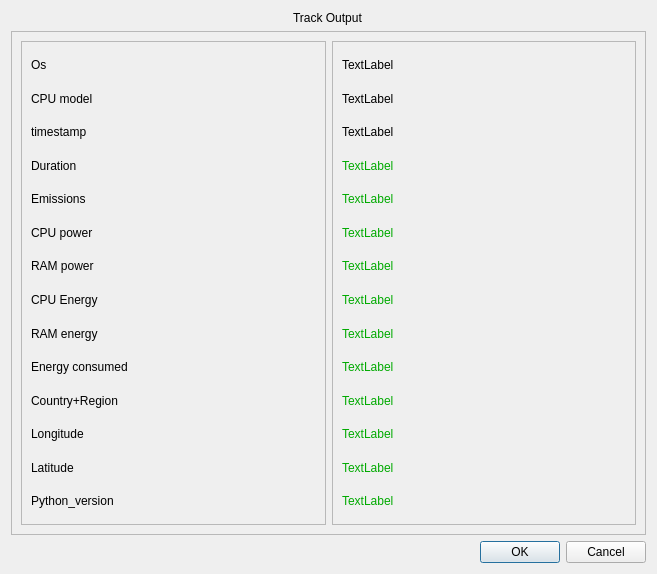
<?xml version="1.0" encoding="UTF-8"?>
<ui version="4.0">
 <class>Dialog</class>
 <widget class="QDialog" name="Dialog">
  <property name="geometry">
   <rect>
    <x>0</x>
    <y>0</y>
    <width>657</width>
    <height>574</height>
   </rect>
  </property>
  <property name="windowTitle">
   <string>Dialog</string>
  </property>
  <layout class="QVBoxLayout" name="verticalLayout">
   <item alignment="Qt::AlignHCenter">
    <widget class="QLabel" name="label">
     <property name="styleSheet">
      <string notr="true">font: 14pt &quot;Ubuntu&quot;;</string>
     </property>
     <property name="text">
      <string>Track Output</string>
     </property>
    </widget>
   </item>
   <item>
    <widget class="QFrame" name="frame">
     <property name="sizePolicy">
      <sizepolicy hsizetype="Preferred" vsizetype="Expanding">
       <horstretch>0</horstretch>
       <verstretch>0</verstretch>
      </sizepolicy>
     </property>
     <property name="frameShape">
      <enum>QFrame::StyledPanel</enum>
     </property>
     <property name="frameShadow">
      <enum>QFrame::Raised</enum>
     </property>
     <layout class="QHBoxLayout" name="horizontalLayout">
      <item>
       <widget class="QFrame" name="frame_2">
        <property name="frameShape">
         <enum>QFrame::StyledPanel</enum>
        </property>
        <property name="frameShadow">
         <enum>QFrame::Raised</enum>
        </property>
        <layout class="QVBoxLayout" name="verticalLayout_2">
         <item>
          <widget class="QLabel" name="label_2">
           <property name="text">
            <string>Os</string>
           </property>
          </widget>
         </item>
         <item>
          <widget class="QLabel" name="label_28">
           <property name="text">
            <string>CPU model</string>
           </property>
          </widget>
         </item>
         <item>
          <widget class="QLabel" name="label_10">
           <property name="text">
            <string>timestamp</string>
           </property>
          </widget>
         </item>
         <item>
          <widget class="QLabel" name="label_3">
           <property name="text">
            <string>Duration</string>
           </property>
          </widget>
         </item>
         <item>
          <widget class="QLabel" name="label_4">
           <property name="text">
            <string>Emissions</string>
           </property>
          </widget>
         </item>
         <item>
          <widget class="QLabel" name="label_9">
           <property name="text">
            <string>CPU power</string>
           </property>
          </widget>
         </item>
         <item>
          <widget class="QLabel" name="label_5">
           <property name="text">
            <string>RAM power</string>
           </property>
          </widget>
         </item>
         <item>
          <widget class="QLabel" name="label_6">
           <property name="text">
            <string>CPU Energy</string>
           </property>
          </widget>
         </item>
         <item>
          <widget class="QLabel" name="label_7">
           <property name="text">
            <string>RAM energy</string>
           </property>
          </widget>
         </item>
         <item>
          <widget class="QLabel" name="label_8">
           <property name="text">
            <string>Energy consumed</string>
           </property>
          </widget>
         </item>
         <item>
          <widget class="QLabel" name="label_11">
           <property name="text">
            <string>Country+Region</string>
           </property>
          </widget>
         </item>
         <item>
          <widget class="QLabel" name="label_13">
           <property name="text">
            <string>Longitude</string>
           </property>
          </widget>
         </item>
         <item>
          <widget class="QLabel" name="label_14">
           <property name="text">
            <string>Latitude</string>
           </property>
          </widget>
         </item>
         <item>
          <widget class="QLabel" name="label_12">
           <property name="text">
            <string>Python_version</string>
           </property>
          </widget>
         </item>
        </layout>
       </widget>
      </item>
      <item>
       <widget class="QFrame" name="frame_3">
        <property name="frameShape">
         <enum>QFrame::StyledPanel</enum>
        </property>
        <property name="frameShadow">
         <enum>QFrame::Raised</enum>
        </property>
        <layout class="QVBoxLayout" name="verticalLayout_3">
         <item>
          <widget class="QLabel" name="oss">
           <property name="styleSheet">
            <string notr="true">font: 75 12pt &quot;MS Shell Dlg 2&quot;;</string>
           </property>
           <property name="text">
            <string>TextLabel</string>
           </property>
          </widget>
         </item>
         <item>
          <widget class="QLabel" name="cpum">
           <property name="styleSheet">
            <string notr="true">font: 75 12pt &quot;MS Shell Dlg 2&quot;;</string>
           </property>
           <property name="text">
            <string>TextLabel</string>
           </property>
          </widget>
         </item>
         <item>
          <widget class="QLabel" name="tt">
           <property name="styleSheet">
            <string notr="true">font: 75 12pt &quot;MS Shell Dlg 2&quot;;</string>
           </property>
           <property name="text">
            <string>TextLabel</string>
           </property>
          </widget>
         </item>
         <item>
          <widget class="QLabel" name="dd">
           <property name="styleSheet">
            <string notr="true">font: 75 12pt &quot;MS Shell Dlg 2&quot;;
color: rgb(0, 170, 0);</string>
           </property>
           <property name="text">
            <string>TextLabel</string>
           </property>
          </widget>
         </item>
         <item>
          <widget class="QLabel" name="em">
           <property name="styleSheet">
            <string notr="true">color: rgb(0, 170, 0);
font: 75 12pt &quot;MS Shell Dlg 2&quot;; 
</string>
           </property>
           <property name="text">
            <string>TextLabel</string>
           </property>
          </widget>
         </item>
         <item>
          <widget class="QLabel" name="cpup">
           <property name="styleSheet">
            <string notr="true">color: rgb(0, 170, 0);
font: 75 12pt &quot;MS Shell Dlg 2&quot;;</string>
           </property>
           <property name="text">
            <string>TextLabel</string>
           </property>
          </widget>
         </item>
         <item>
          <widget class="QLabel" name="ramp">
           <property name="styleSheet">
            <string notr="true">color: rgb(0, 170, 0);
font: 75 12pt &quot;MS Shell Dlg 2&quot;;</string>
           </property>
           <property name="text">
            <string>TextLabel</string>
           </property>
          </widget>
         </item>
         <item>
          <widget class="QLabel" name="cpue">
           <property name="styleSheet">
            <string notr="true">color: rgb(0, 170, 0);
font: 75 12pt &quot;MS Shell Dlg 2&quot;;</string>
           </property>
           <property name="text">
            <string>TextLabel</string>
           </property>
          </widget>
         </item>
         <item>
          <widget class="QLabel" name="rame">
           <property name="styleSheet">
            <string notr="true">color: rgb(0, 170, 0);
font: 75 12pt &quot;MS Shell Dlg 2&quot;;</string>
           </property>
           <property name="text">
            <string>TextLabel</string>
           </property>
          </widget>
         </item>
         <item>
          <widget class="QLabel" name="ec">
           <property name="styleSheet">
            <string notr="true">color: rgb(0, 170, 0);
font: 75 12pt &quot;MS Shell Dlg 2&quot;;</string>
           </property>
           <property name="text">
            <string>TextLabel</string>
           </property>
          </widget>
         </item>
         <item>
          <widget class="QLabel" name="cc">
           <property name="styleSheet">
            <string notr="true">color: rgb(0, 170, 0);
font: 75 12pt &quot;MS Shell Dlg 2&quot;;</string>
           </property>
           <property name="text">
            <string>TextLabel</string>
           </property>
          </widget>
         </item>
         <item>
          <widget class="QLabel" name="lg">
           <property name="styleSheet">
            <string notr="true">color: rgb(0, 170, 0);
font: 75 12pt &quot;MS Shell Dlg 2&quot;;</string>
           </property>
           <property name="text">
            <string>TextLabel</string>
           </property>
          </widget>
         </item>
         <item>
          <widget class="QLabel" name="lt">
           <property name="styleSheet">
            <string notr="true">color: rgb(0, 170, 0);
font: 75 12pt &quot;MS Shell Dlg 2&quot;;</string>
           </property>
           <property name="text">
            <string>TextLabel</string>
           </property>
          </widget>
         </item>
         <item>
          <widget class="QLabel" name="python">
           <property name="styleSheet">
            <string notr="true">color: rgb(0, 170, 0);
font: 75 12pt &quot;MS Shell Dlg 2&quot;;</string>
           </property>
           <property name="text">
            <string>TextLabel</string>
           </property>
          </widget>
         </item>
        </layout>
       </widget>
      </item>
     </layout>
    </widget>
   </item>
   <item>
    <widget class="QDialogButtonBox" name="buttonBox">
     <property name="orientation">
      <enum>Qt::Horizontal</enum>
     </property>
     <property name="standardButtons">
      <set>QDialogButtonBox::Cancel|QDialogButtonBox::Ok</set>
     </property>
    </widget>
   </item>
  </layout>
 </widget>
 <resources/>
 <connections>
  <connection>
   <sender>buttonBox</sender>
   <signal>accepted()</signal>
   <receiver>Dialog</receiver>
   <slot>accept()</slot>
   <hints>
    <hint type="sourcelabel">
     <x>248</x>
     <y>254</y>
    </hint>
    <hint type="destinationlabel">
     <x>157</x>
     <y>274</y>
    </hint>
   </hints>
  </connection>
  <connection>
   <sender>buttonBox</sender>
   <signal>rejected()</signal>
   <receiver>Dialog</receiver>
   <slot>reject()</slot>
   <hints>
    <hint type="sourcelabel">
     <x>316</x>
     <y>260</y>
    </hint>
    <hint type="destinationlabel">
     <x>286</x>
     <y>274</y>
    </hint>
   </hints>
  </connection>
 </connections>
</ui>
